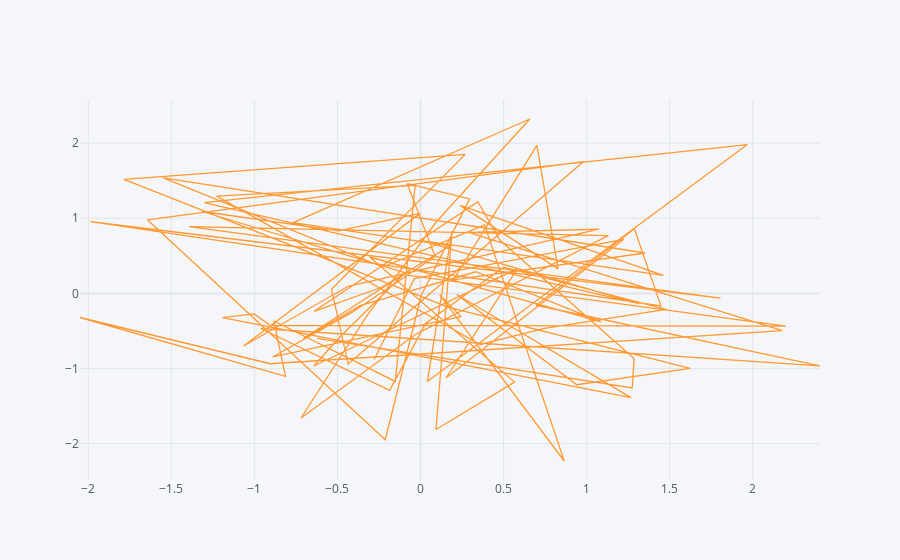

The notebook cell this image was saved under:
### Markdown cell above
#SCATTERPLOT

### Code cell
df.iplot(kind='scatter',x='A',y='B')
